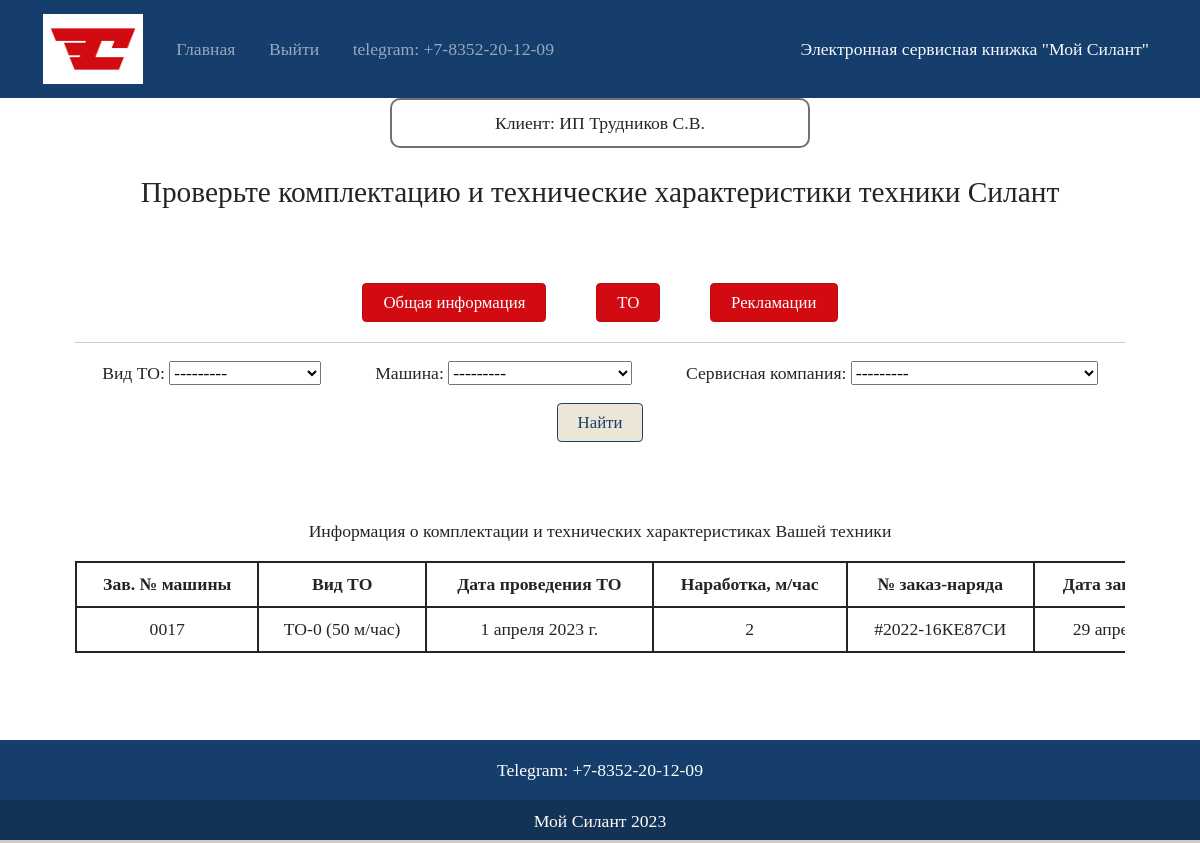
The app's page /maintenance/ (signed in) with its own data.
### base/models.py (models this page shows, shortened)
class UserProfile(models.Model):
    user = models.OneToOneField(User, on_delete=models.CASCADE, related_name='profile',)
    name = models.CharField(max_length=126,  verbose_name='Описание')
    class Meta:
        verbose_name = 'Профиль'
        verbose_name_plural = 'Профили'

class TO(models.Model):
    machine = models.ForeignKey('Machine', on_delete=models.CASCADE,
                                related_name='machine_to',
                                verbose_name='Машина')
    type = models.ForeignKey('Spravochnik', on_delete=models.CASCADE,
                             related_name='types',
                             limit_choices_to={'type_name': 'TO'},
                             verbose_name='Вид ТО')
    to_date = models.DateField(verbose_name='Дата проведения ТО')
    operating = models.IntegerField(default=0, verbose_name='Наработка, м/час')
    order_num = models.CharField(max_length=50, verbose_name='№ заказ-наряда')
    order_date = models.DateField(verbose_name='Дата заказ-наряда')
    service = models.ForeignKey('Spravochnik', on_delete=models.CASCADE,
                                related_name='service_to',
                                limit_choices_to={'type_name': 'SR'},
                                verbose_name='Сервисная компания')
    class Meta:
        verbose_name = 'Техническое обслуживание'
        verbose_name_plural = 'Технические обслуживания'

class Machine(models.Model):
    number = models.CharField(max_length=50, unique=True, verbose_name='Зав. № машины')
    tech_model = models.ForeignKey('Spravochnik', on_delete=models.CASCADE,
                                   related_name='techs',
                                   limit_choices_to={'type_name': 'TC'},
                                   verbose_name='Модель техники')
    eng_model = models.ForeignKey('Spravochnik', on_delete=models.CASCADE,
                                  related_name='engines',
                                  limit_choices_to={'type_name': 'EN'},
                                  verbose_name='Модель двигателя')
    eng_num = models.CharField(max_length=50, unique=True, verbose_name='Зав. № двигателя')
    tran_model = models.ForeignKey('Spravochnik', on_delete=models.CASCADE,
                                   related_name='trans',
                                   limit_choices_to={'type_name': 'TR'},
                                   verbose_name='Модель трансмиссии')
    tran_num = models.CharField(max_length=50, unique=True, verbose_name='Зав. № трансмиссии')
    drive_axle = models.ForeignKey('Spravochnik', on_delete=models.CASCADE,
                                   related_name='drives',
                                   limit_choices_to={'type_name': 'DA'},
                                   verbose_name='Модель ведущего моста')
    drive_num = models.CharField(max_length=50, unique=True, verbose_name='Зав. № ведущего моста')
    steer_axle = models.ForeignKey('Spravochnik', on_delete=models.CASCADE,
                                   related_name='steers',
                                   limit_choices_to={'type_name': 'SA'},
                                   verbose_name='Модель управляемого моста')
    steer_num = models.CharField(max_length=50, unique=True, verbose_name='Зав. № управляемого моста')
    dogovor = models.CharField(max_length=126, verbose_name='Договор поставки №, дата')
    shipping_date = models.DateField(verbose_name='Дата отгрузки с завода')
    consumer = models.CharField(max_length=126, verbose_name='Грузополучатель (конечный потребитель)')
    address = models.CharField(max_length=126, verbose_name='Адрес поставки (эксплуатации)')
    package = models.TextField(default="Стандарт", verbose_name='Комплектация (доп. опции)')
    client = models.ForeignKey(UserProfile, on_delete=models.CASCADE,
                               related_name='clients',
                               limit_choices_to={'user__groups__name': 'Клиент'},
                               verbose_name='Клиент')
    service = models.ForeignKey('Spravochnik', on_delete=models.CASCADE,
                                related_name='service_machines',
                                limit_choices_to={'type_name': 'SR'},
                                verbose_name='Сервисная компания')
    class Meta:
        verbose_name = 'Машина'
        verbose_name_plural = 'Машины'
    def __str__(self):
        return 'Номер машины: {}'.format(self.number)

class Spravochnik(models.Model):
    TECHNIQUE = 'TC'
    ENGINE = 'EN'
    TRANSMISSION = 'TR'
    DRIVE_AXLE = 'DA'
    STEERING_AXLE = 'SA'
    TO_TYPE = 'TO'
    FAILURE = 'FT'
    RECOVERY = 'RE'
    SERVICE = 'SR'
    HANDBOOK_CHOICES = [
        (TECHNIQUE, 'Модель техники'),
        (ENGINE, 'Модель двигателя'),
        (TRANSMISSION, 'Модель трансмиссии'),
        (DRIVE_AXLE, 'Модель ведущего моста'),
        (STEERING_AXLE, 'Модель управляемого моста'),
        (TO_TYPE, 'Вид TO'),
        (FAILURE, 'Характер отказа'),
        (RECOVERY, 'Способ восстановления'),
        (SERVICE, 'Сервисная компания'),
    ]
    type_name = models.CharField(
        max_length=2,
        choices=HANDBOOK_CHOICES,
        default='Не указано',
        verbose_name='Название справочника'
    )
    name = models.CharField(max_length=256, db_index=True, verbose_name='Название')
    description = models.CharField(max_length=2000, default='Отсутствует', verbose_name='Описание')
    class Meta:
        verbose_name = 'Справочник'
        verbose_name_plural = 'Справочники'
    def __str__(self):
        return self.name

### base/views.py (the view, shortened to what this page needs)
# urls.py: path('maintenance/', TOListView.as_view(), name='main'),
class TOListView(LoginRequiredMixin, ListView):
    model = TO
    template_name = 'to_list.html'
    context_object_name = 'maintenances'
    queryset = TO.objects.order_by('to_date')
    def get_context_data(self, **kwargs):
        context = super().get_context_data(**kwargs)
        to_list = TOFilter(self.request.GET, queryset=self.get_queryset())
        context['filterset'] = to_list
        if self.request.user.groups.filter(name='Клиент').exists():
            context['is_client'] = True
            context['users_machines'] = users_machines = Machine.objects.filter(client=self.request.user.profile)
        for to in to_list.qs:
            if to.machine in users_machines:
                context['is_exist'] = True
                break
            else:
                context['is_exist'] = False
        return context

### templates/to_list.html (shortened to what this page needs)
{% extends 'layout.html' %}
{% block content %}
<div class="container">
    <div class="head-container">
        <div class="userInfo">
            {% if is_client%}
                Клиент: {{ request.user.profile.name }}
            {% else %}
                {% if is_service %}
                    Сервисная компания: {{ request.user.profile.name }}
                {% else %}
                    Страница менеджера
                {% endif %}
            {% endif %}
        </div>
        <br>
        <h3>Проверьте комплектацию и технические характеристики техники Силант</h3>
        <div class="buttons">
            <button class="btn btn-primary"> <a class="ref text-white" href="/">Общая информация</a> </button>
            <button class="btn btn-primary"> <a class="ref text-white" href="{% url 'main' %}">ТО</a> </button>
            <button class="btn btn-primary"> <a class="ref text-white" href="{% url 'reclamation' %}">Рекламации</a> </button>
        </div>
        <hr>
    </div>
    <div class="info-container">
        <div class="fil-form">
            <form action="" method="get" >
                 <div class="filter-form">
                     {% for field in filterset.form %}
                         <div>
                             {{ field.label_tag }}
                             {{ field }}
                         </div>
                     {% endfor %}
                 </div>
                <input class="btn btn-secondary mb-4 mt-3" type="submit" value="Найти" />
            </form>
        </div>
        {% if is_exist %}
            <p> Информация о комплектации и технических характеристиках Вашей техники</p>
            <div class="scroll-table">
                <table class="table table-bordered">
                    <thead>
                    <tr>
                        <th>Зав. № машины</th>
                        <th>Вид ТО</th>
                        <th>Дата проведения ТО</th>
                        <th>Наработка, м/час</th>
                        <th>№ заказ-наряда</th>
                        <th>Дата заказ-наряда</th>
                    </tr>
                    </thead>
                        {% for main in filterset.qs %}
                            {% if main.machine in users_machines %}
                                <tbody>
                                <tr>
                                    <td class="selected">
                                        <a class="ref text-dark" href="{% url 'machine' main.machine.id %}">{{ main.machine.number }}</a>
                                    </td>
                                    <td class="selected">
                                        <a class="ref text-dark" href="{% url 'sprav' main.type.id %}">{{ main.type }}</a>
                                    </td>
                                    <td>{{ main.to_date }}</td>
                                    <td>{{ main.operating }}</td>
                                    <td>{{ main.order_num }}</td>
                                    <td>{{ main.order_date }}</td>
                                </tr>
                                </tbody>
                            {% endif %}
                        {%endfor%}
                </table>
            </div>
            <br>
        {% else %}
            <h2>Данных по техническому обслуживанию не обнаружено</h2>
        {% endif %}
    </div>
</div>
{% endblock content %}

### static/static_files/css/custom.css (style rules this page uses)
.table { border-color: #212529; width: 1500px; }
.table-bordered>thead>tr>th { border-width: 2px; vertical-align: middle; }
.table-bordered>tbody>tr>td { border-width: 2px; }
.scroll-table { max-width: 1500px; overflow: scroll; }
html, body { height: 100%; margin: 0; font-family: "PT-Astra-Sans"; font-weight: 500; font-size: 1.05rem; }
.ref { text-decoration: none; color: #163E6C; }
.buttons { margin-top: 70px;; margin-right: auto; margin-left: auto; width: 50%; display: flex; justify-content: space-around; }
.btn { padding: 6px 20px; margin: 3px; }
.filter-form { display: flex; flex-direction: row; justify-content: space-around; align-items: flex-end; margin-right: auto; margin-left: auto; }
.fil-form { margin-bottom: 50px; }
.userInfo { margin-top: -20px; padding: 10px; border: 2px solid #707070; border-radius: 10px; width: 40%; margin-right: auto; margin-left: auto; font-family: 'PT-Astra-Sans-Bold'; }
.btn-primary { background-color: #D20A11; border-color: #ba090f; }
.btn-secondary { color: #163E6C; background-color: #EBE6D6; border-color: #163E6C; }

### records on screen
TO: machine.number "0017", type "ТО-0 (50 м/час)", to_date "1 апреля 2023 г.", operating "2", order_num "#2022-16КЕ87СИ", order_date "29…"

### other values on screen
{{ request.user.profile.name }} "ИП Трудников С.В."
{{ field.label_tag }} "Вид ТО:" "Машина:" "Сервисная компания:"
